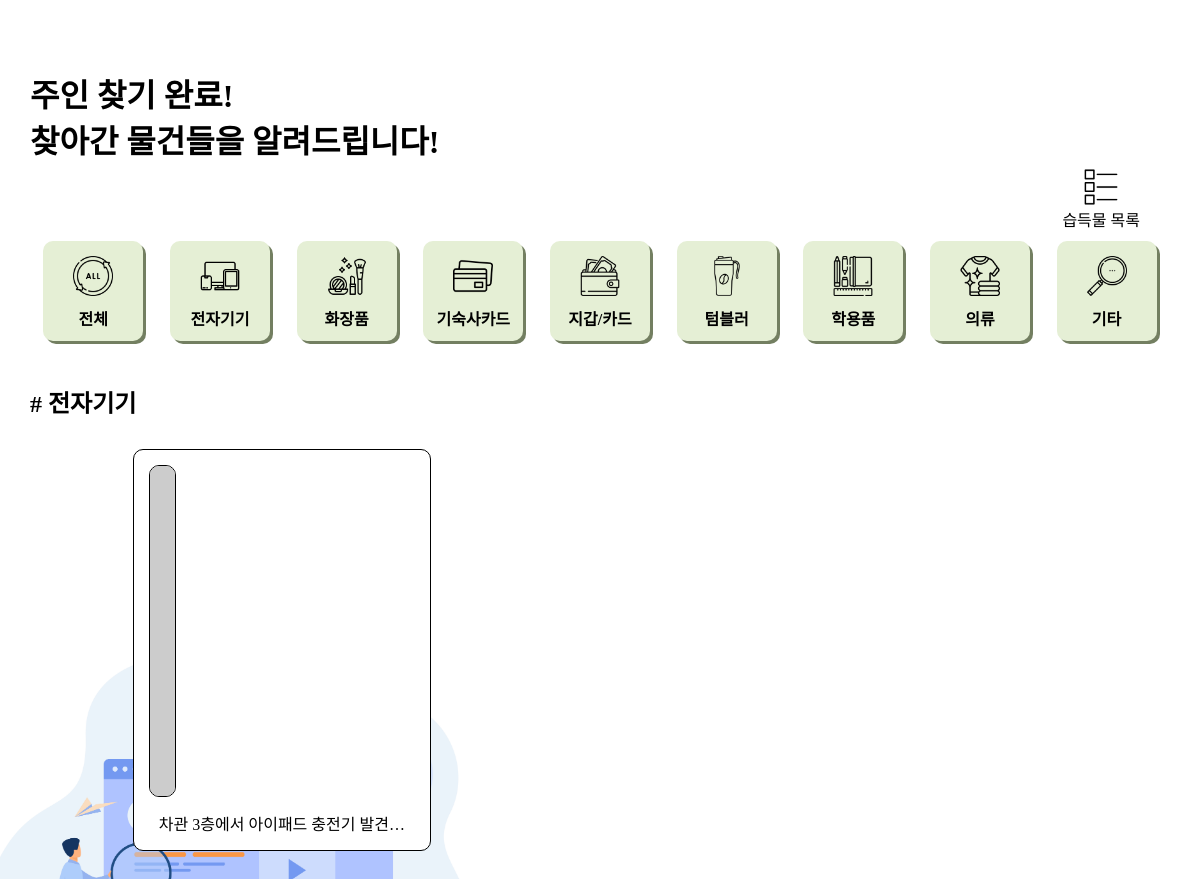
The app's page /message/complete/category/전자기기/ with its own data.
### message/models.py (models this page shows, shortened)
class Category(models.Model):
    name = models.CharField(max_length=10, unique=True)
    slug = models.SlugField(max_length=100, unique=True, allow_unicode=True)
    head_image = models.ImageField(upload_to='message/images/category/', blank=True)
    def __str__(self):
        return self.name
    def get_absolute_url_complete(self):
        return f'/message/complete/category/{self.slug}/'
    class Meta:
        verbose_name_plural = 'Categories'

class CompleteItem(models.Model):
    title = models.CharField(max_length=30)
    author = models.ForeignKey(settings.AUTH_USER_MODEL, null=True, on_delete=models.SET_NULL)
    place = models.CharField(max_length=15, null=True)
    created_at = models.DateTimeField()
    category = models.ForeignKey(Category, null=True, on_delete=models.SET_NULL)
    head_image = models.ImageField(upload_to='message/images/complete/%Y/%m/%d/', blank=True)
    content = models.TextField()
    def get_absolute_url(self):
        return f'/message/complete_post/{self.pk}/'

### message/views.py (the view)
# urls.py: path('complete/category/<str:slug>/', views.category_page_complete),
def category_page_complete(request, slug):
    category = Category.objects.get(slug=slug)
    return render(
        request,
        'message/completeItem_list.html',
        {
            'object_list': CompleteItem.objects.filter(category=category),
            'categories': Category.objects.all(),
            'category': category
        }
    )

### message/templates/message/completeItem_list.html (shortened to what this page needs)
<!DOCTYPE html>
{% load static %}
<html lang="ko">
<head>
    <link rel="stylesheet" href="{% static 'message/css/base_list.css' %}" media="screen">
</head>
<body>
    <div class="container">
        <div class="main-title main-title-font">
            주인 찾기 완료!<br/>찾아간 물건들을 알려드립니다!
        </div>
        <div class="post-button">
            <a class="detail-link-new-post" href="../find/">
                <div class="post-list-move-button">
                    <img src="/static/message/image/list.png" width="40" height="40">
                    습득물 목록
                </div>
            </a>
        </div>
        <div class="category-container">
            <div class="category-content">
                <a class="detail-link" href="/message/complete_post/">
                    <div class="icon-text-wrapper">
                        <img src="/static/message/image/all.png" width="40" height="40">
                        <div class="category-font">전체</div>
                    </div>
                </a>
            </div>
            {% for category in categories %}
            <div class="category-content">
                <a class="detail-link" href="{{ category.get_absolute_url_complete }}">
                    <div class="icon-text-wrapper">
                        <img src="{{ category.head_image.url }}" width="40" height="40">
                        <div class="category-font">{{ category }}</div>
                    </div>
                </a>
            </div>
            {% endfor %}
        </div>
        <br />
        <div class="category-tag">
            {%if category %}
            # {{ category }}
            {% endif %}
        </div>
        <div class="post-container">
            {% for item in object_list %}
            <a class="detail-link" href="{{ item.get_absolute_url }}">
                <div class="post-content">
                    {% if item.head_image %}
                    <img class="post-image" src="{{ item.head_image.url }}" width="330px" height="170px"
                        alt="{{ item }} head image">
                    {% else %}
                    <img class="post-image" src="https://picsum.photos/seed/{{ item.id }}/330/170" alt="random_image">
                    {% endif %}
                    <div class="post-text-box">
                        <div class="post-title-font">
                            {{ item.title | truncatechars:20 }}
                        </div>
                    </div>
                </div>
            </a>
            {% endfor %}
        </div>
    </div>
</body>
</html>

### message/static/message/css/base_list.css (style rules this page uses)
body { font-family: 'EASTARJET-Medium'; background-image: url(/static/message/image/list.jpg); background-position: left -50px bottom -40px; background-size: 560px 400px; background-attachment: fixed; background-repeat: no-repeat; caret-color: transparent; }
.container { width: 1140px; display: grid; margin: 70px auto; }
.detail-link, .detail-link:link, .detail-link:visited, .detail-link:hover, .detail-link:active, .detail-link-new-post { color: black; text-decoration-line: none; }
.category-container { display: flex; justify-content: center; }
.category-content { width: 80px; height: 80px; padding: 10px; margin: 5px auto; border-radius: 10px; background: #E5EFD5; box-shadow: 3px 3px #737F61; }
.icon-text-wrapper { display: flex; margin-top: 5px; flex-direction: column; align-items: center; }
.category-tag { margin-top: 20px; font-size: x-large; font-weight: 700; }
.post-container { display: grid; grid-template-columns: repeat(3, 1fr); margin: 20px auto; }
.post-content { background: white; max-width: 100%; padding: 15px; margin: 10px; margin-bottom: 50px; border: 1px solid black; border-radius: 10px; }
.post-image { border: 1px solid black; border-radius: 10px; }
.post-text-box { background: #FFFFFF; padding: 10px 10px 0px 10px; border-radius: 0 0 10px 10px; }
.main-title-font { font-size: xx-large; font-weight: 900; }
.category-font { margin-top: 10px; font-size: lg; font-weight: 700; }
.post-title-font { font-size: lg; font-weight: 500; }
.post-button { display: flex; justify-content: flex-end; }
.post-list-move-button, .post-create-button { display: flex; flex-direction: column; align-items: center; margin: 5px 30px 5px 0px; }

### records on screen
Category: head_image (picture), name "전자기기"
Category: head_image (picture), name "화장품"
Category: head_image (picture), name "기숙사카드"
Category: head_image (picture), name "지갑/카드"
Category: head_image (picture), name "텀블러"
Category: head_image (picture), name "학용품"
Category: head_image (picture), name "의류"
Category: head_image (picture), name "기타"
CompleteItem: title "차관 3층에서 아이패드 충전기 발견…"
